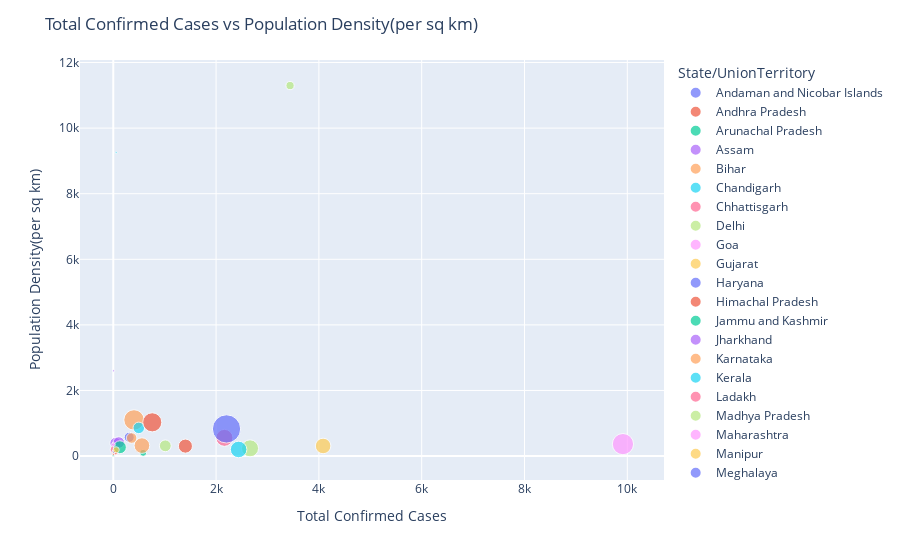

Notebook code cell kept with this figure:
### Markdown cell above
#### Cases Based on Pupulation Density

### Code cell
fig = px.scatter(latest_data,x='Confirmed',y='Density_In_SqKM',size='Population',color='State/UnionTerritory')
fig.update_layout(title='Total Confirmed Cases vs Population Density(per sq km)')
fig.update_yaxes(title_text='Population Density(per sq km)')
fig.update_xaxes(title_text='Total Confirmed Cases')
fig.show()

### Figure 1 — Plotly figure (JSON) as saved in the notebook; plotly's stock layout.template omitted (floating-point values rounded to 4 significant figures)
{"data": [{"hovertemplate": "State/UnionTerritory=Andaman and Nicobar Islands<br>Confirmed=%{x}<br>Density_In_SqKM=%{y}<br>Population=%{marker.size}<extra></extra>", "legendgroup": "Andaman and Nicobar Islands", "marker": {"color": "#636efa", "size": [380581], "sizemode": "area", "sizeref": 499500.0, "symbol": "circle"}, "mode": "markers", "name": "Andaman and Nicobar Islands", "showlegend": true, "type": "scatter", "x": [33], "xaxis": "x", "y": [46], "yaxis": "y"}, {"hovertemplate": "State/UnionTerritory=Andhra Pradesh<br>Confirmed=%{x}<br>Density_In_SqKM=%{y}<br>Population=%{marker.size}<extra></extra>", "legendgroup": "Andhra Pradesh", "marker": {"color": "#EF553B", "size": [49577103], "sizemode": "area", "sizeref": 499500.0, "symbol": "circle"}, "mode": "markers", "name": "Andhra Pradesh", "showlegend": true, "type": "scatter", "x": [1403], "xaxis": "x", "y": [303], "yaxis": "y"}, {"hovertemplate": "State/UnionTerritory=Arunachal Pradesh<br>Confirmed=%{x}<br>Density_In_SqKM=%{y}<br>Population=%{marker.size}<extra></extra>", "legendgroup": "Arunachal Pradesh", "marker": {"color": "#00cc96", "size": [1383727], "sizemode": "area", "sizeref": 499500.0, "symbol": "circle"}, "mode": "markers", "name": "Arunachal Pradesh", "showlegend": true, "type": "scatter", "x": [1], "xaxis": "x", "y": [17], "yaxis": "y"}, {"hovertemplate": "State/UnionTerritory=Assam<br>Confirmed=%{x}<br>Density_In_SqKM=%{y}<br>Population=%{marker.size}<extra></extra>", "legendgroup": "Assam", "marker": {"color": "#ab63fa", "size": [31205576], "sizemode": "area", "sizeref": 499500.0, "symbol": "circle"}, "mode": "markers", "name": "Assam", "showlegend": true, "type": "scatter", "x": [42], "xaxis": "x", "y": [397], "yaxis": "y"}, {"hovertemplate": "State/UnionTerritory=Bihar<br>Confirmed=%{x}<br>Density_In_SqKM=%{y}<br>Population=%{marker.size}<extra></extra>", "legendgroup": "Bihar", "marker": {"color": "#FFA15A", "size": [104099452], "sizemode": "area", "sizeref": 499500.0, "symbol": "circle"}, "mode": "markers", "name": "Bihar", "showlegend": true, "type": "scatter", "x": [403], "xaxis": "x", "y": [1102], "yaxis": "y"}, {"hovertemplate": "State/UnionTerritory=Chandigarh<br>Confirmed=%{x}<br>Density_In_SqKM=%{y}<br>Population=%{marker.size}<extra></extra>", "legendgroup": "Chandigarh", "marker": {"color": "#19d3f3", "size": [1055450], "sizemode": "area", "sizeref": 499500.0, "symbol": "circle"}, "mode": "markers", "name": "Chandigarh", "showlegend": true, "type": "scatter", "x": [56], "xaxis": "x", "y": [9252], "yaxis": "y"}, {"hovertemplate": "State/UnionTerritory=Chhattisgarh<br>Confirmed=%{x}<br>Density_In_SqKM=%{y}<br>Population=%{marker.size}<extra></extra>", "legendgroup": "Chhattisgarh", "marker": {"color": "#FF6692", "size": [25545198], "sizemode": "area", "sizeref": 499500.0, "symbol": "circle"}, "mode": "markers", "name": "Chhattisgarh", "showlegend": true, "type": "scatter", "x": [38], "xaxis": "x", "y": [189], "yaxis": "y"}, {"hovertemplate": "State/UnionTerritory=Delhi<br>Confirmed=%{x}<br>Density_In_SqKM=%{y}<br>Population=%{marker.size}<extra></extra>", "legendgroup": "Delhi", "marker": {"color": "#B6E880", "size": [16787941], "sizemode": "area", "sizeref": 499500.0, "symbol": "circle"}, "mode": "markers", "name": "Delhi", "showlegend": true, "type": "scatter", "x": [3439], "xaxis": "x", "y": [11297], "yaxis": "y"}, {"hovertemplate": "State/UnionTerritory=Goa<br>Confirmed=%{x}<br>Density_In_SqKM=%{y}<br>Population=%{marker.size}<extra></extra>", "legendgroup": "Goa", "marker": {"color": "#FF97FF", "size": [1458545], "sizemode": "area", "sizeref": 499500.0, "symbol": "circle"}, "mode": "markers", "name": "Goa", "showlegend": true, "type": "scatter", "x": [7], "xaxis": "x", "y": [394], "yaxis": "y"}, {"hovertemplate": "State/UnionTerritory=Gujarat<br>Confirmed=%{x}<br>Density_In_SqKM=%{y}<br>Population=%{marker.size}<extra></extra>", "legendgroup": "Gujarat", "marker": {"color": "#FECB52", "size": [60439692], "sizemode": "area", "sizeref": 499500.0, "symbol": "circle"}, "mode": "markers", "name": "Gujarat", "showlegend": true, "type": "scatter", "x": [4082], "xaxis": "x", "y": [308], "yaxis": "y"}, {"hovertemplate": "State/UnionTerritory=Haryana<br>Confirmed=%{x}<br>Density_In_SqKM=%{y}<br>Population=%{marker.size}<extra></extra>", "legendgroup": "Haryana", "marker": {"color": "#636efa", "size": [25351462], "sizemode": "area", "sizeref": 499500.0, "symbol": "circle"}, "mode": "markers", "name": "Haryana", "showlegend": true, "type": "scatter", "x": [310], "xaxis": "x", "y": [573], "yaxis": "y"}, {"hovertemplate": "State/UnionTerritory=Himachal Pradesh<br>Confirmed=%{x}<br>Density_In_SqKM=%{y}<br>Population=%{marker.size}<extra></extra>", "legendgroup": "Himachal Pradesh", "marker": {"color": "#EF553B", "size": [6864602], "sizemode": "area", "sizeref": 499500.0, "symbol": "circle"}, "mode": "markers", "name": "Himachal Pradesh", "showlegend": true, "type": "scatter", "x": [40], "xaxis": "x", "y": [123], "yaxis": "y"}, {"hovertemplate": "State/UnionTerritory=Jammu and Kashmir<br>Confirmed=%{x}<br>Density_In_SqKM=%{y}<br>Population=%{marker.size}<extra></extra>", "legendgroup": "Jammu and Kashmir", "marker": {"color": "#00cc96", "size": [12267032], "sizemode": "area", "sizeref": 499500.0, "symbol": "circle"}, "mode": "markers", "name": "Jammu and Kashmir", "showlegend": true, "type": "scatter", "x": [581], "xaxis": "x", "y": [98], "yaxis": "y"}, {"hovertemplate": "State/UnionTerritory=Jharkhand<br>Confirmed=%{x}<br>Density_In_SqKM=%{y}<br>Population=%{marker.size}<extra></extra>", "legendgroup": "Jharkhand", "marker": {"color": "#ab63fa", "size": [32988134], "sizemode": "area", "sizeref": 499500.0, "symbol": "circle"}, "mode": "markers", "name": "Jharkhand", "showlegend": true, "type": "scatter", "x": [107], "xaxis": "x", "y": [414], "yaxis": "y"}, {"hovertemplate": "State/UnionTerritory=Karnataka<br>Confirmed=%{x}<br>Density_In_SqKM=%{y}<br>Population=%{marker.size}<extra></extra>", "legendgroup": "Karnataka", "marker": {"color": "#FFA15A", "size": [61095297], "sizemode": "area", "sizeref": 499500.0, "symbol": "circle"}, "mode": "markers", "name": "Karnataka", "showlegend": true, "type": "scatter", "x": [557], "xaxis": "x", "y": [319], "yaxis": "y"}, {"hovertemplate": "State/UnionTerritory=Kerala<br>Confirmed=%{x}<br>Density_In_SqKM=%{y}<br>Population=%{marker.size}<extra></extra>", "legendgroup": "Kerala", "marker": {"color": "#19d3f3", "size": [33406061], "sizemode": "area", "sizeref": 499500.0, "symbol": "circle"}, "mode": "markers", "name": "Kerala", "showlegend": true, "type": "scatter", "x": [496], "xaxis": "x", "y": [859], "yaxis": "y"}, {"hovertemplate": "State/UnionTerritory=Ladakh<br>Confirmed=%{x}<br>Density_In_SqKM=%{y}<br>Population=%{marker.size}<extra></extra>", "legendgroup": "Ladakh", "marker": {"color": "#FF6692", "size": [274000], "sizemode": "area", "sizeref": 499500.0, "symbol": "circle"}, "mode": "markers", "name": "Ladakh", "showlegend": true, "type": "scatter", "x": [22], "xaxis": "x", "y": [2], "yaxis": "y"}, {"hovertemplate": "State/UnionTerritory=Madhya Pradesh<br>Confirmed=%{x}<br>Density_In_SqKM=%{y}<br>Population=%{marker.size}<extra></extra>", "legendgroup": "Madhya Pradesh", "marker": {"color": "#B6E880", "size": [72626809], "sizemode": "area", "sizeref": 499500.0, "symbol": "circle"}, "mode": "markers", "name": "Madhya Pradesh", "showlegend": true, "type": "scatter", "x": [2660], "xaxis": "x", "y": [236], "yaxis": "y"}, {"hovertemplate": "State/UnionTerritory=Maharashtra<br>Confirmed=%{x}<br>Density_In_SqKM=%{y}<br>Population=%{marker.size}<extra></extra>", "legendgroup": "Maharashtra", "marker": {"color": "#FF97FF", "size": [112374333], "sizemode": "area", "sizeref": 499500.0, "symbol": "circle"}, "mode": "markers", "name": "Maharashtra", "showlegend": true, "type": "scatter", "x": [9915], "xaxis": "x", "y": [365], "yaxis": "y"}, {"hovertemplate": "State/UnionTerritory=Manipur<br>Confirmed=%{x}<br>Density_In_SqKM=%{y}<br>Population=%{marker.size}<extra></extra>", "legendgroup": "Manipur", "marker": {"color": "#FECB52", "size": [2570390], "sizemode": "area", "sizeref": 499500.0, "symbol": "circle"}, "mode": "markers", "name": "Manipur", "showlegend": true, "type": "scatter", "x": [2], "xaxis": "x", "y": [122], "yaxis": "y"}, {"hovertemplate": "State/UnionTerritory=Meghalaya<br>Confirmed=%{x}<br>Density_In_SqKM=%{y}<br>Population=%{marker.size}<extra></extra>", "legendgroup": "Meghalaya", "marker": {"color": "#636efa", "size": [2966889], "sizemode": "area", "sizeref": 499500.0, "symbol": "circle"}, "mode": "markers", "name": "Meghalaya", "showlegend": true, "type": "scatter", "x": [12], "xaxis": "x", "y": [132], "yaxis": "y"}, {"hovertemplate": "State/UnionTerritory=Mizoram<br>Confirmed=%{x}<br>Density_In_SqKM=%{y}<br>Population=%{marker.size}<extra></extra>", "legendgroup": "Mizoram", "marker": {"color": "#EF553B", "size": [1097206], "sizemode": "area", "sizeref": 499500.0, "symbol": "circle"}, "mode": "markers", "name": "Mizoram", "showlegend": true, "type": "scatter", "x": [1], "xaxis": "x", "y": [52], "yaxis": "y"}, {"hovertemplate": "State/UnionTerritory=Odisha<br>Confirmed=%{x}<br>Density_In_SqKM=%{y}<br>Population=%{marker.size}<extra></extra>", "legendgroup": "Odisha", "marker": {"color": "#00cc96", "size": [41974218], "sizemode": "area", "sizeref": 499500.0, "symbol": "circle"}, "mode": "markers", "name": "Odisha", "showlegend": true, "type": "scatter", "x": [128], "xaxis": "x", "y": [269], "yaxis": "y"}, {"hovertemplate": "State/UnionTerritory=Puducherry<br>Confirmed=%{x}<br>Density_In_SqKM=%{y}<br>Population=%{marker.size}<extra></extra>", "legendgroup": "Puducherry", "marker": {"color": "#ab63fa", "size": [1247953], "sizemode": "area", "sizeref": 499500.0, "symbol": "circle"}, "mode": "markers", "name": "Puducherry", "showlegend": true, "type": "scatter", "x": [8], "xaxis": "x", "y": [2598], "yaxis": "y"}, {"hovertemplate": "State/UnionTerritory=Punjab<br>Confirmed=%{x}<br>Density_In_SqKM=%{y}<br>Population=%{marker.size}<extra></extra>", "legendgroup": "Punjab", "marker": {"color": "#FFA15A", "size": [27743338], "sizemode": "area", "sizeref": 499500.0, "symbol": "circle"}, "mode": "markers", "name": "Punjab", "showlegend": true, "type": "scatter", "x": [357], "xaxis": "x", "y": [550], "yaxis": "y"}, {"hovertemplate": "State/UnionTerritory=Rajasthan<br>Confirmed=%{x}<br>Density_In_SqKM=%{y}<br>Population=%{marker.size}<extra></extra>", "legendgroup": "Rajasthan", "marker": {"color": "#19d3f3", "size": [68548437], "sizemode": "area", "sizeref": 499500.0, "symbol": "circle"}, "mode": "markers", "name": "Rajasthan", "showlegend": true, "type": "scatter", "x": [2438], "xaxis": "x", "y": [201], "yaxis": "y"}, {"hovertemplate": "State/UnionTerritory=Tamil Nadu<br>Confirmed=%{x}<br>Density_In_SqKM=%{y}<br>Population=%{marker.size}<extra></extra>", "legendgroup": "Tamil Nadu", "marker": {"color": "#FF6692", "size": [72147030], "sizemode": "area", "sizeref": 499500.0, "symbol": "circle"}, "mode": "markers", "name": "Tamil Nadu", "showlegend": true, "type": "scatter", "x": [2162], "xaxis": "x", "y": [555], "yaxis": "y"}, {"hovertemplate": "State/UnionTerritory=Telengana<br>Confirmed=%{x}<br>Density_In_SqKM=%{y}<br>Population=%{marker.size}<extra></extra>", "legendgroup": "Telengana", "marker": {"color": "#B6E880", "size": [35003674], "sizemode": "area", "sizeref": 499500.0, "symbol": "circle"}, "mode": "markers", "name": "Telengana", "showlegend": true, "type": "scatter", "x": [1012], "xaxis": "x", "y": [312], "yaxis": "y"}, {"hovertemplate": "State/UnionTerritory=Tripura<br>Confirmed=%{x}<br>Density_In_SqKM=%{y}<br>Population=%{marker.size}<extra></extra>", "legendgroup": "Tripura", "marker": {"color": "#FF97FF", "size": [3673917], "sizemode": "area", "sizeref": 499500.0, "symbol": "circle"}, "mode": "markers", "name": "Tripura", "showlegend": true, "type": "scatter", "x": [2], "xaxis": "x", "y": [350], "yaxis": "y"}, {"hovertemplate": "State/UnionTerritory=Uttarakhand<br>Confirmed=%{x}<br>Density_In_SqKM=%{y}<br>Population=%{marker.size}<extra></extra>", "legendgroup": "Uttarakhand", "marker": {"color": "#FECB52", "size": [10086292], "sizemode": "area", "sizeref": 499500.0, "symbol": "circle"}, "mode": "markers", "name": "Uttarakhand", "showlegend": true, "type": "scatter", "x": [55], "xaxis": "x", "y": [189], "yaxis": "y"}, {"hovertemplate": "State/UnionTerritory=Uttar Pradesh<br>Confirmed=%{x}<br>Density_In_SqKM=%{y}<br>Population=%{marker.size}<extra></extra>", "legendgroup": "Uttar Pradesh", "marker": {"color": "#636efa", "size": [199812341], "sizemode": "area", "sizeref": 499500.0, "symbol": "circle"}, "mode": "markers", "name": "Uttar Pradesh", "showlegend": true, "type": "scatter", "x": [2203], "xaxis": "x", "y": [828], "yaxis": "y"}, {"hovertemplate": "State/UnionTerritory=West Bengal<br>Confirmed=%{x}<br>Density_In_SqKM=%{y}<br>Population=%{marker.size}<extra></extra>", "legendgroup": "West Bengal", "marker": {"color": "#EF553B", "size": [91276115], "sizemode": "area", "sizeref": 499500.0, "symbol": "circle"}, "mode": "markers", "name": "West Bengal", "showlegend": true, "type": "scatter", "x": [758], "xaxis": "x", "y": [1029], "yaxis": "y"}], "layout": {"legend": {"itemsizing": "constant", "title": {"text": "State/UnionTerritory"}, "tracegroupgap": 0}, "margin": {"t": 60}, "title": {"text": "Total Confirmed Cases vs Population Density(per sq km)"}, "xaxis": {"anchor": "y", "domain": [0, 1], "title": {"text": "Total Confirmed Cases"}}, "yaxis": {"anchor": "x", "domain": [0, 1], "title": {"text": "Population Density(per sq km)"}}}}
